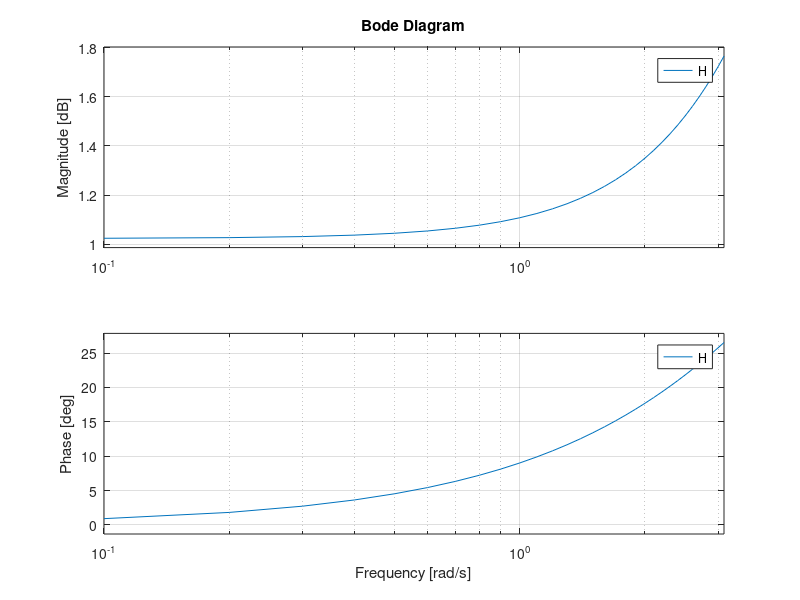

The MATLAB source for this figure:
% question 1 et 2
clc
H=tf([1 3/2 -1],[0 1 1/3],0.1,'variable','z^-1');
P=pole(H);
Z=zero(H);
pzmap(H)
% 4. tracer les diagrammes de Bode
Hmin=tf([2 0 -1/2],[0 1 1/3],0.1,'variable','z^-1');
Hap=tf([1/2 1],[1 1/2],0.1,'variable','z^-1');
w=[0:0.1:pi];
bode(Hmin,w)
bode(Hap,w)
bode(H,w)